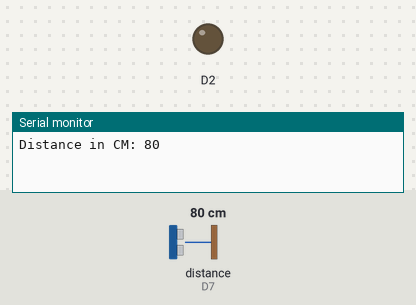
A sketch run on a simulated ESP8266 (NodeMCU). Parts: output pins drawn as LEDs (lit = HIGH), the last lines printed to the serial monitor. The test bench sets the inputs (shaded band); at power-on: distance to the obstacle (sensor on D7) 80 cm. The echo pulse lasts 58.3 µs per cm.

Above: at 0.1 s.
At 1.1 s:
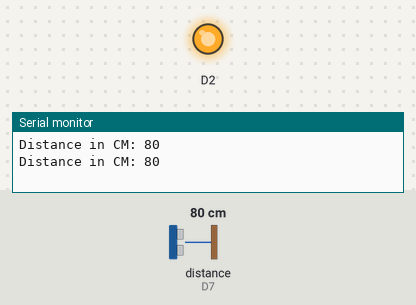
Timing chart, 0 to 2.6 s (numbered marks = the images above):
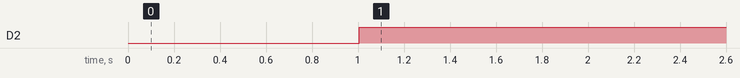

The sketch:

HOME_AUTOMATION_USING_SENSOR.ino
```cpp
// (licence header left out)
#include <Ultrasonic.h>

/*
 * Pass as a parameter the trigger and echo pin, respectively,
 * or only the signal pin (for sensors 3 pins), like:
 * Ultrasonic ultrasonic(13);
 */
Ultrasonic ultrasonic(D6,D7);
int distance;

void setup() {
  Serial.begin(9600);
  pinMode(D2,OUTPUT);
}

void loop() {
  // Pass INC as a parameter to get the distance in inches
  distance = ultrasonic.read();

  Serial.print("Distance in CM: ");
  Serial.println(distance);
  delay(1000);
  if (distance<=50){
    digitalWrite(D2,LOW);}
    else
    digitalWrite(D2,HIGH);
    }
```

Measured:
- by itself, D2: LOW → HIGH at 1.0 s
